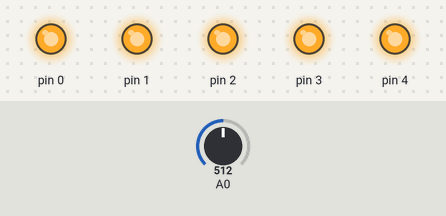
The sketch below on a simulated Arduino Uno, built with avr-gcc and run on an emulated ATmega328P. Parts: output pins drawn as LEDs (lit = HIGH). Inputs (shaded band) come from the test bench; at power-on: A0 = 512.

Above: at 1.2 s.
1.3 s: A0 set to 503
At 1.6 s:
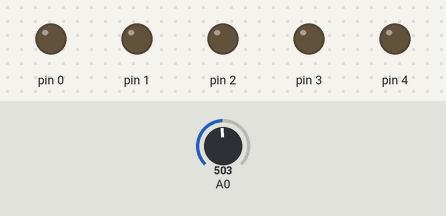
2.8 s: A0 set to 716
At 3.9 s:
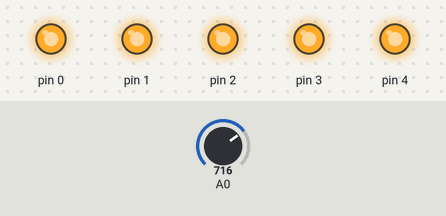
4.3 s: A0 set to 511
At 5.0 s:
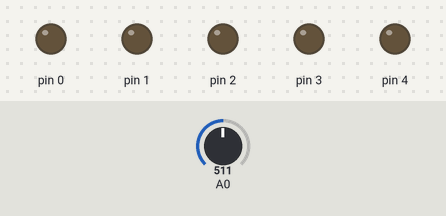
Timing chart, 0 to 7.3 s (numbered marks = the images above; inputs shaded):
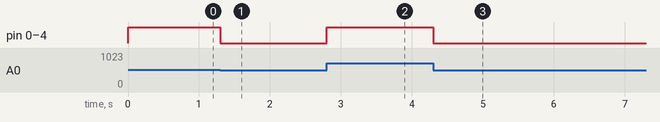

The sketch:

AmbientLight.ino
```cpp
int value = 0;
int numLEDs = 5;  //<--------- Set number of LEDs you are using

void setup( ){
	for( int i = 0; i < numLEDs; ++i ){
		pinMode( i, OUTPUT);
	}
}

void loop( ){
	value = analogRead( 0 );
	if( value > 1023/2 ){
		for( int j = 0; j < numLEDs; ++j ){
			digitalWrite( j, HIGH );
		}
	}
	else{
		for( int j = 0; j < numLEDs; ++j ){
			digitalWrite( j, LOW );
		}
	}
}
```

Measured:
- the behaviour switches between 512 and 511 on A0 (found by bisection; images 0 and 1)
- after the input at 1.3 s, pin 0–4: HIGH → LOW at once
- after the input at 2.8 s, pin 0–4: LOW → HIGH at once
- after the input at 4.3 s, pin 0–4: HIGH → LOW at once
